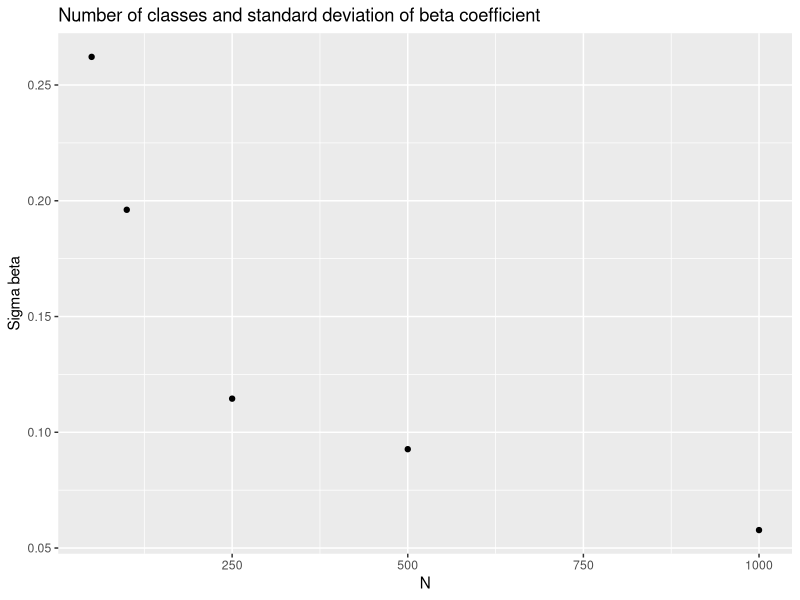
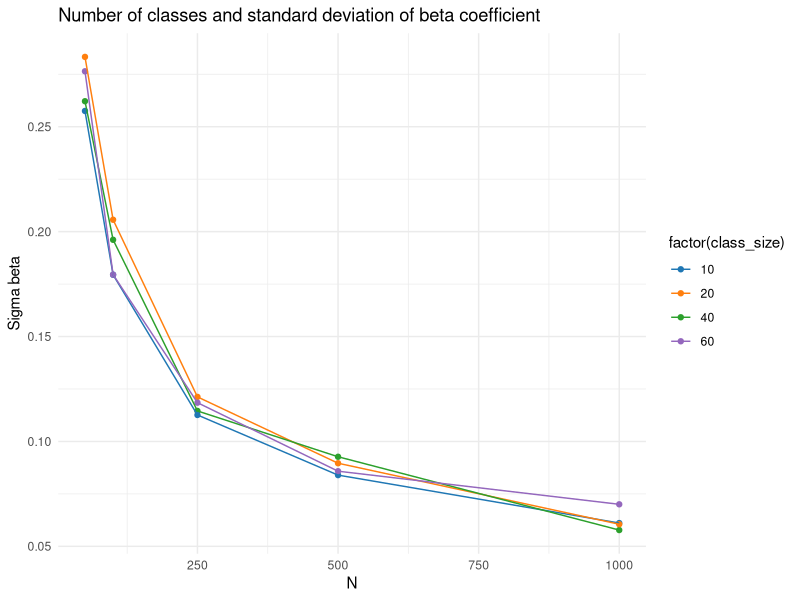
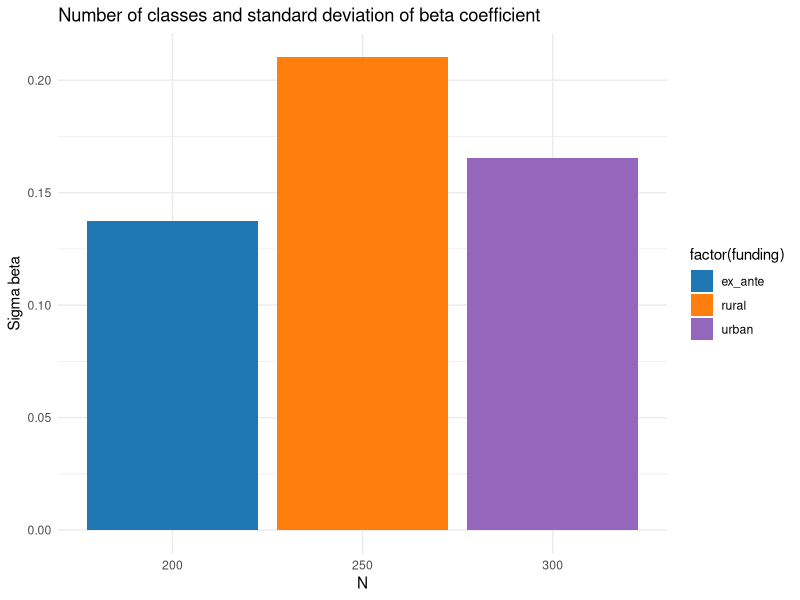

R code for these plots, in order:
## ---------------------------
##
## Script name: PS1_pianella.R
##
## Purpose of script: to provide solutions for the progamming part of the first
##                    problem set in econometrics I
##                  
## Author: Matteo Pianella
##
## Date Created: 23rd January 2024
##
## ---------------------------
##
## Notes:
##   
##
## ---------------------------

library(dplyr)
library(ggplot2)



# ex 4.a -------
## I run 819 simulations using a binomial distribution
s_bar <- .556
n_cities_between5500_and_6500 <- 102
set.seed(314)
n_sim <- 819
n_below_6000 <- rbinom(n_sim, n_cities_between5500_and_6500, s_bar)
s_c <- n_below_6000/102 # calculate s_c for each city 
sd_s_c <- sqrt((sum((s_c - s_bar)^2))/n_sim)
print(c(sd_s_c, min(s_c), max(s_c))) # my sd is consistently lower than what they have in Table A1 (0.118)

# ex 4.b.1 ------
## I use a binomial distribution to run 100 simulation for each possible scenario of N
N <- c(50, 100, 250, 500, 1000)
p <- 1/2 # this is the probability of selecting a male in a Bernoulli trial 
k <- 40  # number of students in each class
beta <- 1/3
n_sim <- 100
get_sd <- function(N, p, k, beta, n_sim){
    sigma_beta <- list()
    for(i in 1:length(N)){
        d <- c()
        for(j in 1: n_sim){
            n_male_p_class <- rbinom(N[i], size = k, prob = p) # generate a vector of number of males for each class
            fract_male_p_class <- n_male_p_class/k
            epsilon <- rnorm(N[i])  # generate a list of values for epsilon
            y <- beta * fract_male_p_class + epsilon
            data_lm <- data_frame(y, epsilon)
            model <- lm(y ~ 0 + fract_male_p_class)
            x <- coef(model)
            d <- rbind(d, x)
        }
        sigma_beta[[i]] <- sd(d)
    }
    return(sigma_beta)
}
set.seed(3141)
sigma_beta <- get_sd(N = N ,p=p,k=k,beta=beta,n_sim=n_sim)
d_plot_4b1 <- data_frame(sigma_beta = unlist(sigma_beta), size = N)

p4b1 <- ggplot(d_plot_4b1, aes(x = N, y = sigma_beta)) +
    geom_point() +
    labs(title = "Number of classes and standard deviation of beta coefficient", x = "N", y = "Sigma beta")
p4b1

# ex 4.b.2 ----
# set up coefficients 
N <- c(50, 100, 250, 500, 1000)
p <- 1/2 # this is the probability of selecting a male in a Bernoulli trial 
k <- c(10, 20, 60) # vector with number of students for each class
beta <- 1/3
n_sim <- 100
sigma_beta <- list()
data <- data_frame()
for(w in 1:length(k)){
    sigma_beta <- get_sd(N = N, p=p, k = k[w], beta = beta, n_sim = n_sim)
    d <- data_frame(sigma_beta = unlist(sigma_beta), size = N, class_size = k[w])
    data <- rbind(data, d)
}
d <- data_frame(d_plot_4b1, class_size = 40)
data_plot_4b2 <- rbind(d, data)

p4b2 <- ggplot(data_plot_4b2, aes(x = size, y = sigma_beta, color = factor(class_size))) +
    geom_point() +
    geom_line() +
    theme_minimal() +
    scale_color_manual(values = c("#1f77b4", "#ff7f0e", "#2ca02c", "#9467bd")) +  
    labs(title = "Number of classes and standard deviation of beta coefficient", x = "N", y = "Sigma beta")
p4b2


#ex 4.b.4 -------
# calculate standard deviation for the estimate of her initial sample
N <- c(200)
k <- c(30)
p <- 1/2
beta <- 1/3
n_sim <- 100
sigma_beta <- list()
set.seed(31415)
sigma_beta <- get_sd(N = N, p=p, k = k, beta = beta, n_sim = n_sim)
print(sigma_beta)
ex_ante_data <- data_frame(sigma_beta = unlist(sigma_beta), N = 200, funding = "ex_ante")


# calculate the standard deviation when she uses funding in urban area
# modify the function to return beta_hat instead of sigma_beta
get_beta_hat <- function(N, p, k, beta, n_sim){
    beta_hat <- list()
    for(i in 1:length(N)){
        d <- c()
        for(j in 1: n_sim){
            n_male_p_class <- rbinom(N[i], size = k, prob = p) # generate a vector of number of males for each class
            fract_male_p_class <- n_male_p_class/k
            epsilon <- rnorm(N[i])  # generate a list of values for epsilon
            y <- beta * fract_male_p_class + epsilon
            data_lm <- data_frame(y, epsilon)
            model <- lm(y ~ 0 + fract_male_p_class)
            x <- coef(model)
            d <- rbind(d, x)
        }
        beta_hat <- d
    }
    return(beta_hat)
}

N <- c(200, 100)
k <- c(30, 40)
p <- 1/2
beta <- 1/3
n_sim <- 100
data <- data_frame()
for(w in 1:length(k)){
    beta_hat <- get_beta_hat(N = N[w], p=p, k = k[w], beta = beta, n_sim = n_sim)
    d <- data_frame(beta_hat = unlist(beta_hat), size = N[w], class_size = k[w])
    data <- rbind(data, d)
}
set.seed(314159)
sigma_beta <- sd(data$beta_hat)
urban_data <- data_frame(sigma_beta = sigma_beta, N = 300, funding = "urban")

# run the same exercise for rural

N <- c(200, 50)
k <- c(30, 15)
p <- 1/2
beta <- 1/3
n_sim <- 100
data <- data_frame()
for(w in 1:length(k)){
    beta_hat <- get_beta_hat(N = N[w], p=p, k = k[w], beta = beta, n_sim = n_sim)
    d <- data_frame(beta_hat = unlist(beta_hat), size = N[w], class_size = k[w])
    data <- rbind(data, d)
}
set.seed(3141593)
sigma_beta <- sd(data$beta_hat)
rural_data <- data_frame(sigma_beta = sigma_beta, N = 250, funding = "rural")

d_plot_4b4 <- rbind(ex_ante_data, urban_data, rural_data)

p4b4_1 <- ggplot(d_plot_4b4, aes(x = factor(N), y = sigma_beta, fill = factor(funding))) +
    geom_bar(stat = "identity", position = "dodge") +
    theme_minimal() +
    scale_fill_manual(values = c("#1f77b4", "#ff7f0e", "#9467bd")) +  
    labs(title = "Number of classes and standard deviation of beta coefficient", x = "N", y = "Sigma beta")
p4b4_1
